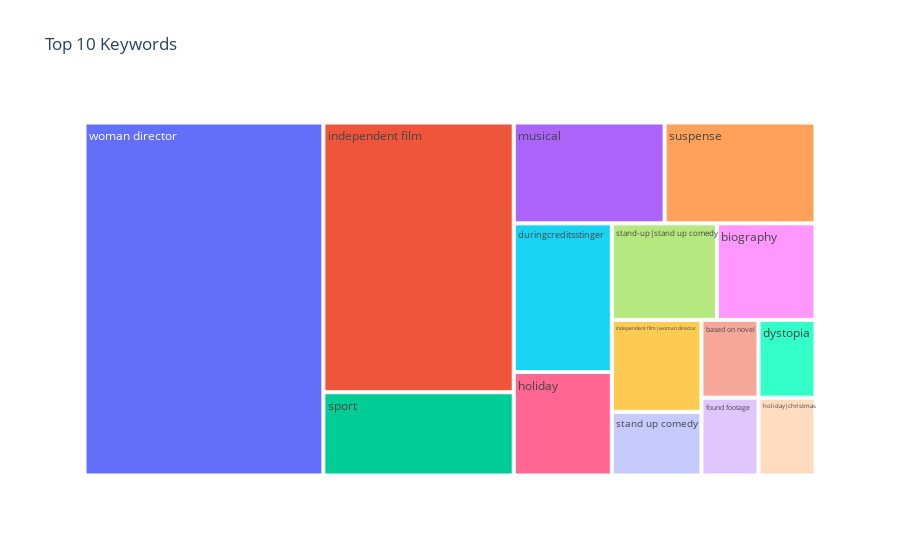

Write notebook code for a chart like this one.
### Markdown cell above
# Top 10 Keywords

### Code cell
px.treemap(df['keywords'].value_counts().head(16)[1:].reset_index(), path=['keywords'], values='count', title='Top 10 Keywords')

### Figure 1 — Plotly figure (JSON) as saved in the notebook; plotly's stock layout.template omitted (floating-point values rounded to 4 significant figures)
{"data": [{"branchvalues": "total", "domain": {"x": [0, 1], "y": [0, 1]}, "hovertemplate": "labels=%{label}<br>count=%{value}<br>parent=%{parent}<br>id=%{id}<extra></extra>", "ids": ["based on novel", "biography", "duringcreditsstinger", "dystopia", "found footage", "holiday", "holiday|christmas", "independent film", "independent film|woman director", "musical", "sport", "stand up comedy", "stand-up|stand up comedy", "suspense", "woman director"], "labels": ["based on novel", "biography", "duringcreditsstinger", "dystopia", "found footage", "holiday", "holiday|christmas", "independent film", "independent film|woman director", "musical", "sport", "stand up comedy", "stand-up|stand up comedy", "suspense", "woman director"], "name": "", "parents": ["", "", "", "", "", "", "", "", "", "", "", "", "", "", ""], "type": "treemap", "values": [7, 15, 23, 7, 7, 16, 7, 81, 13, 24, 25, 9, 16, 24, 133]}], "layout": {"legend": {"tracegroupgap": 0}, "title": {"text": "Top 10 Keywords"}}}
